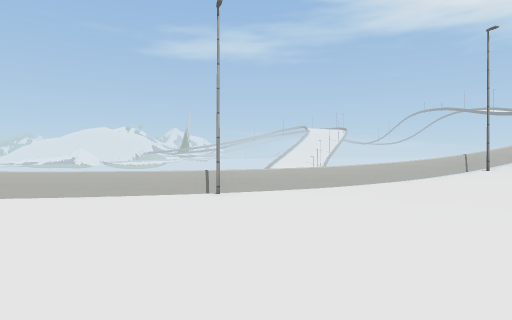
View 1 (above)

17 first-person views from a walk through a Unity game level. The camera is 1.4 m above the floor, looks level and sees 75° across. The floor is counted in squares, 2 m on a side. Each view is taken from the middle of a square. On the plan, view 1 faces up. The plan holds only what a view shows up to about 10 squares ahead; the rest is blank. The place goes on beyond the plan. Some trees and plants on the terrain are drawn as simple stand-ins. The player is left out. Some surface patterns are stand-ins.

View 2
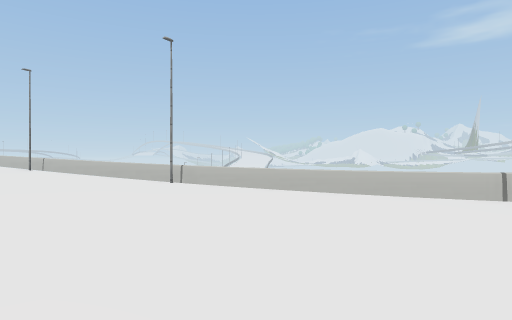

View 3
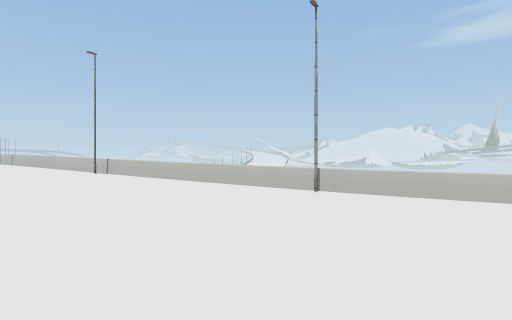

View 4
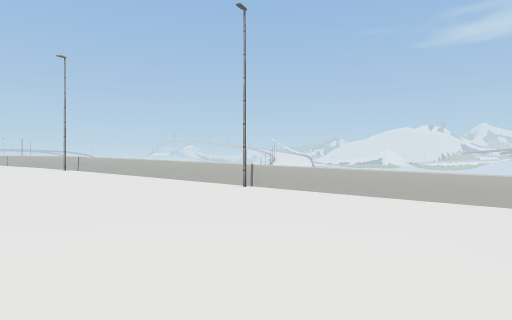

View 5
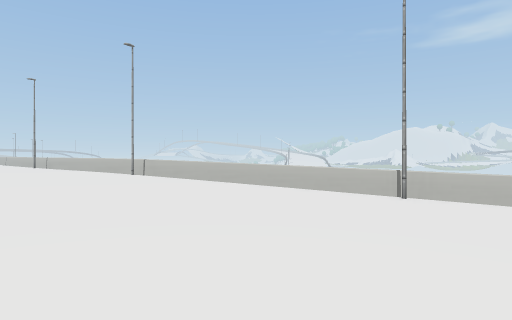

View 6
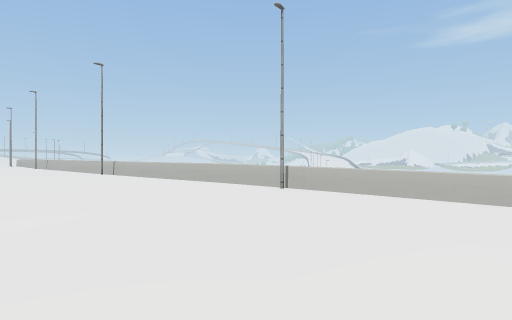

View 7
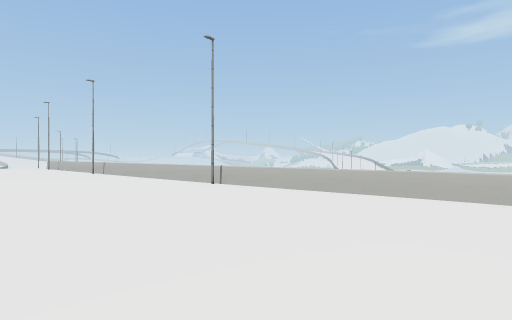

View 8
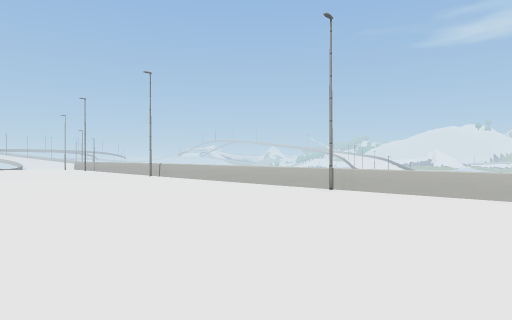

View 9
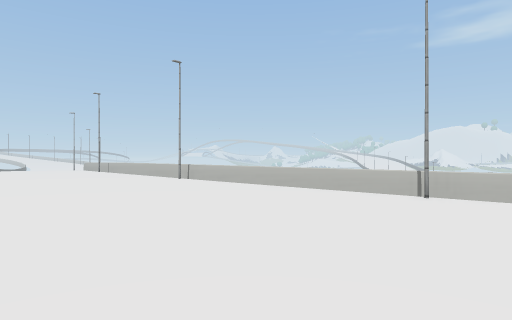

View 10
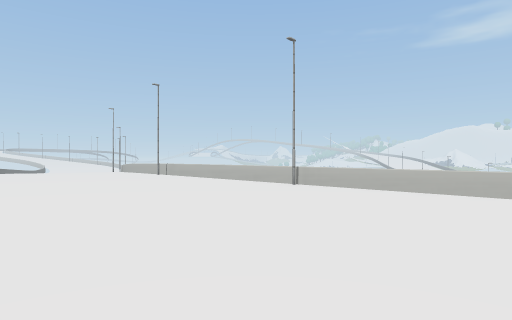

View 11
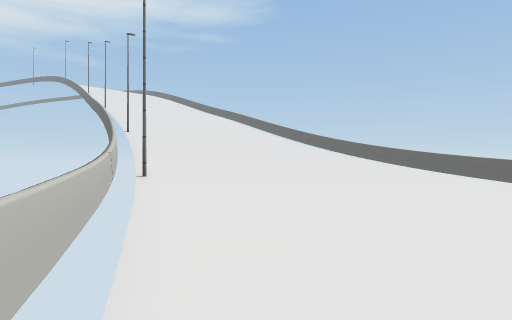

View 12
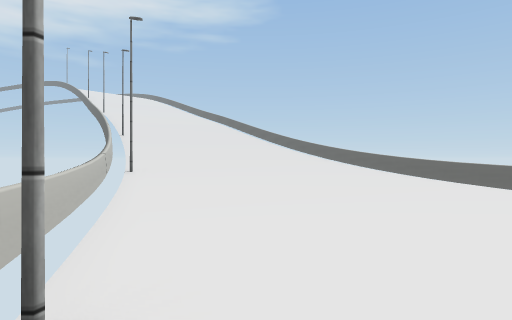

View 13
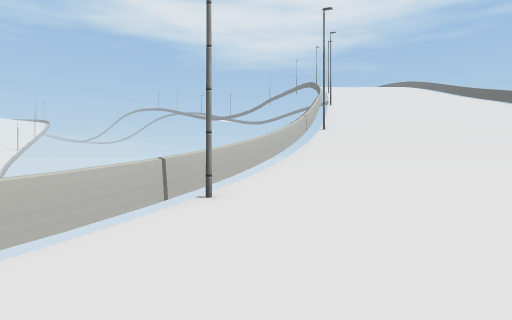

View 14
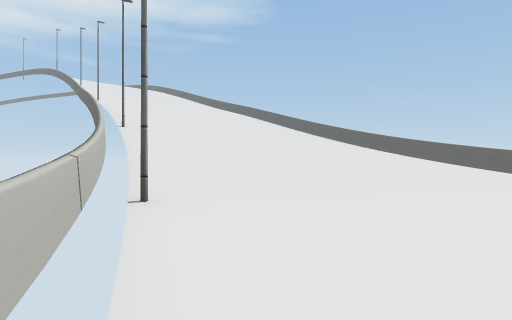

View 15
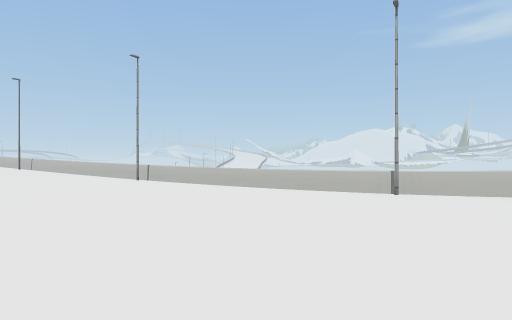

View 16
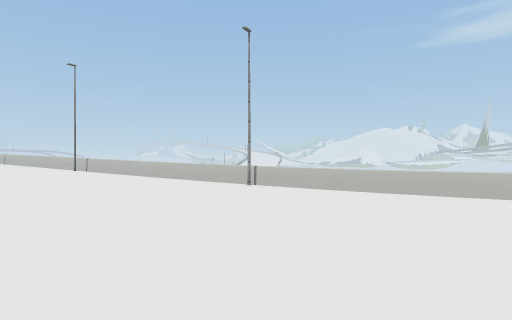

View 17
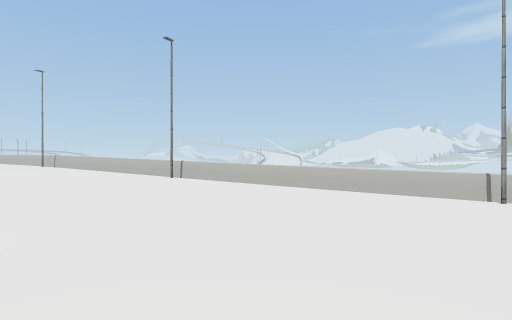

### Floor plan
Key: @ floor where view 1 was taken; # wall or solid block; . main floor; : floor 0.25 m higher than the main floor; - floor 0.25 m lower than the main floor; _ floor 0.5 m lower than the main floor; < floor 0.75 m lower than the main floor; ( floor 1 m lower than the main floor; ! floor 1.25 m lower than the main floor; / step, stairs or slope; = window, fence, low wall or low ledge.
Columns run from 37 left of view 1 to 10 right of it. Each row starts with its distance up from view 1.
 11                                             ##==
 10                                          ###==//
  9                                       ##===#////
  8                                     #===(<//////
  7                                 #===#!!((<//////
  6                              #===!!!!!!!((</////
  5                         ##===#!!!!!!!!!!((</////
  4                     ###===<((((!!!!!!!!!((</////
  3                ##=====#<<<<<(((!!!!!!!!!!((<////
  2          ##===#==____<<<<<<<(((!!!!!!!!!!((</<==
  1 =======#===...---_____<<<<<<(((!!!!!!!!  ((===#
  0 :::............---____<<<<<<((((!!!!!@ !  =
 -1 :::............---____<<<<<<<(((!! !
 -2 :::............---____<<<<<<<((
 -3 :::............---_ __<<<
 -4 :::........... ---__
 -5 :::.......... .
 -6 :::....... .
 -7  ::. .

Positions as (right, up) in squares from view 1, and headings:
1: (0, 0), facing up
2: (0, 0), facing up-left
3: (-4, -1), facing up-left
4: (-10, -2), facing up-left
5: (-13, -3), facing up-left
6: (-18, -4), facing up-left
7: (-23, -5), facing up-left
8: (-26, -6), facing up-left
9: (-28, -6), facing up-left
10: (-32, -7), facing up-left
11: (0, 7), facing right
12: (-2, 6), facing right
13: (4, 6), facing up-right
14: (3, 8), facing right
15: (2, 0), facing up-left
16: (-2, -1), facing up-left
17: (-7, -2), facing up-left
